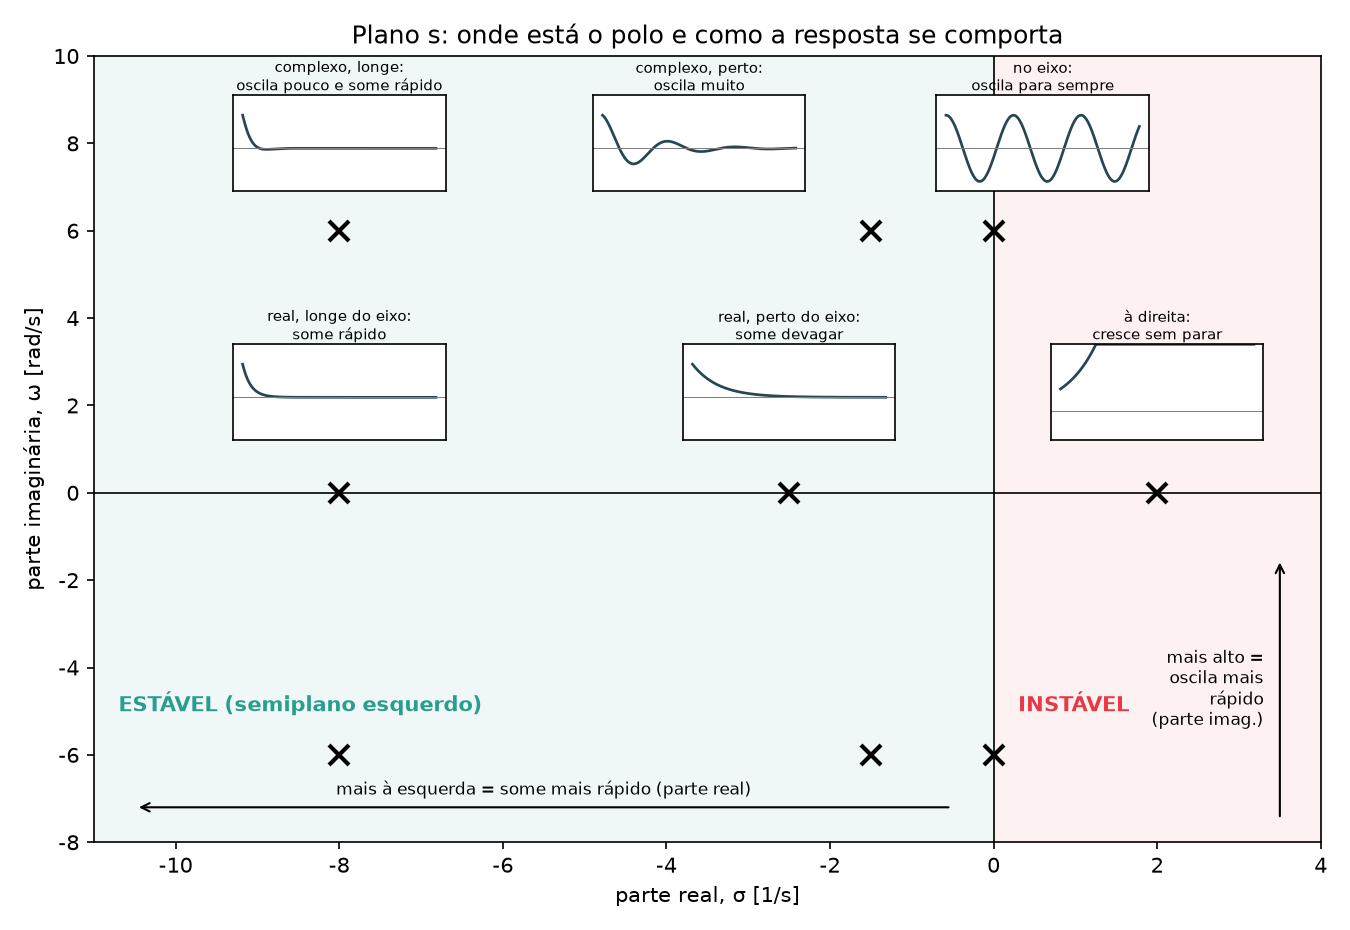

The script that saved this image:
"""Figura conceitual do plano s (seção 2.6.2): seis posições de polo e a resposta de cada uma,
y(t) = e^(σt)·cos(ωt). Não usa dados do modelo. Rodar: py -3 build/fig/fig_plano_s_didatico.py"""
from pathlib import Path
import numpy as np, matplotlib; matplotlib.use("Agg"); import matplotlib.pyplot as plt
vir = lambda ax: (ax.xaxis.set_major_formatter(matplotlib.ticker.FuncFormatter(lambda v,_: f"{v:g}".replace(".",","))),
                  ax.yaxis.set_major_formatter(matplotlib.ticker.FuncFormatter(lambda v,_: f"{v:g}".replace(".",","))))
# ---------- Figura A: o que a posição do polo diz ----------
fig, ax = plt.subplots(figsize=(9, 6.2))
ax.axhline(0, color="k", lw=0.8); ax.axvline(0, color="k", lw=0.8)
ax.axvspan(-11, 0, color="#2a9d8f", alpha=0.07); ax.axvspan(0, 4, color="#e63946", alpha=0.07)
ax.text(-10.7, -5.0, "ESTÁVEL (semiplano esquerdo)", fontsize=10, color="#2a9d8f", weight="bold")
ax.text(0.3, -5.0, "INSTÁVEL", fontsize=10, color="#e63946", weight="bold")
casos = [(-8, 0, "real, longe do eixo:\nsome rápido", -8), (-2.5, 0, "real, perto do eixo:\nsome devagar", -2.5),
         (-8, 6, "complexo, longe:\noscila pouco e some rápido", -8), (-1.5, 6, "complexo, perto:\noscila muito", -3.6),
         (0, 6, "no eixo:\noscila para sempre", 0.6), (2, 0, "à direita:\ncresce sem parar", 2)]
t = np.linspace(0, 3, 400)
for s, w, txt, xc in casos:
    pts = [(s, w), (s, -w)] if w else [(s, 0)]
    for p in pts: ax.plot(*p, "x", color="k", ms=10, mew=2)
    y = np.exp(s*t)*np.cos(w*t)
    ins = ax.inset_axes([xc-1.3, w+0.9 if w else 1.2, 2.6, 2.2], transform=ax.transData)
    ins.plot(t, np.clip(y, -1.5, 3), color="#264653", lw=1.3); ins.axhline(0, color="gray", lw=0.5)
    ins.set_xticks([]); ins.set_yticks([]); ins.set_ylim(-1.3, 1.6 if s <= 0 else 3)
    ins.set_title(txt, fontsize=7, pad=2)
ax.annotate("", (-10.5, -7.2), (-0.5, -7.2), arrowprops=dict(arrowstyle="->"))
ax.text(-5.5, -7.0, "mais à esquerda = some mais rápido (parte real)", ha="center", fontsize=8, va="bottom")
ax.annotate("", (3.5, -1.5), (3.5, -7.5), arrowprops=dict(arrowstyle="->"))
ax.text(3.3, -4.5, "mais alto =\noscila mais\nrápido\n(parte imag.)", ha="right", fontsize=8, va="center")
ax.set_xlim(-11, 4); ax.set_ylim(-8, 10); vir(ax)
ax.set_xlabel("parte real, σ [1/s]"); ax.set_ylabel("parte imaginária, ω [rad/s]")
ax.set_title("Plano s: onde está o polo e como a resposta se comporta")
fig.tight_layout(); fig.savefig(Path(__file__).with_name("fig_plano_s_didatico.png"), dpi=150); plt.close(fig)
